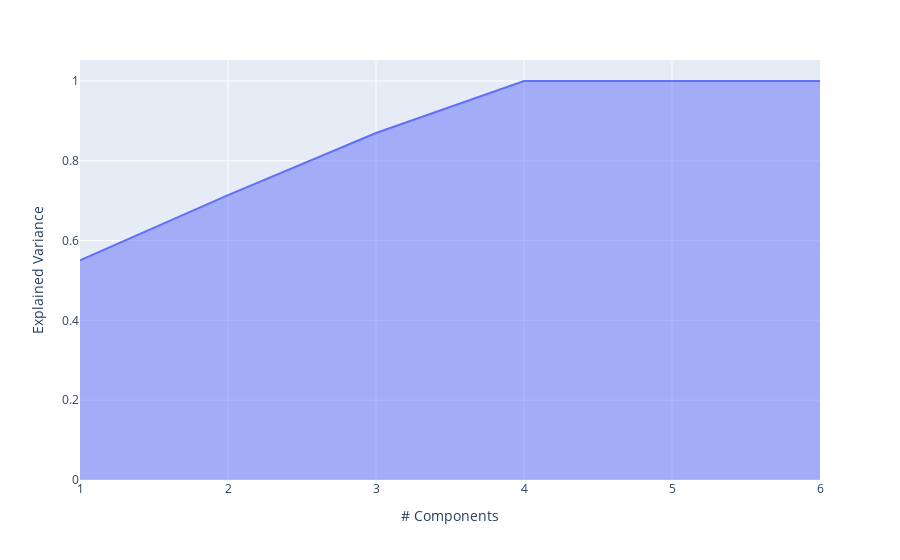

Notebook code for this chart:
### Code cell
pca = PCA()
components = pca.fit_transform(X)
exp_var_cumul = np.cumsum(pca.explained_variance_ratio_)

fig = px.area(
    x=range(1, exp_var_cumul.shape[0] + 1),
    y=exp_var_cumul,
    labels={"x": "# Components", "y": "Explained Variance"}
)
fig.write_html(current_path.joinpath('PCA_explained_variance_cumulative.html'))
fig.show()

### Figure 1 — Plotly figure (JSON) as saved in the notebook; plotly's stock layout.template omitted (floating-point values rounded to 4 significant figures)
{"data": [{"fillpattern": {"shape": ""}, "hovertemplate": "# Components=%{x}<br>Explained Variance=%{y}<extra></extra>", "legendgroup": "", "line": {"color": "#636efa"}, "marker": {"symbol": "circle"}, "mode": "lines", "name": "", "orientation": "v", "showlegend": false, "stackgroup": "1", "type": "scatter", "x": [1, 2, 3, 4, 5, 6], "xaxis": "x", "y": [0.5507, 0.7141, 0.8696, 1.0, 1.0, 1.0], "yaxis": "y"}], "layout": {"legend": {"tracegroupgap": 0}, "margin": {"t": 60}, "xaxis": {"anchor": "y", "domain": [0, 1], "title": {"text": "# Components"}}, "yaxis": {"anchor": "x", "domain": [0, 1], "title": {"text": "Explained Variance"}}}}
